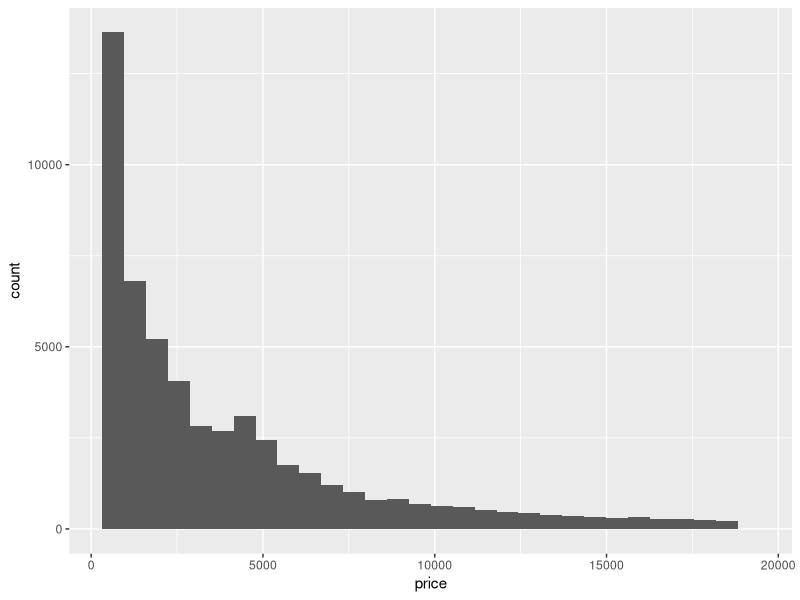
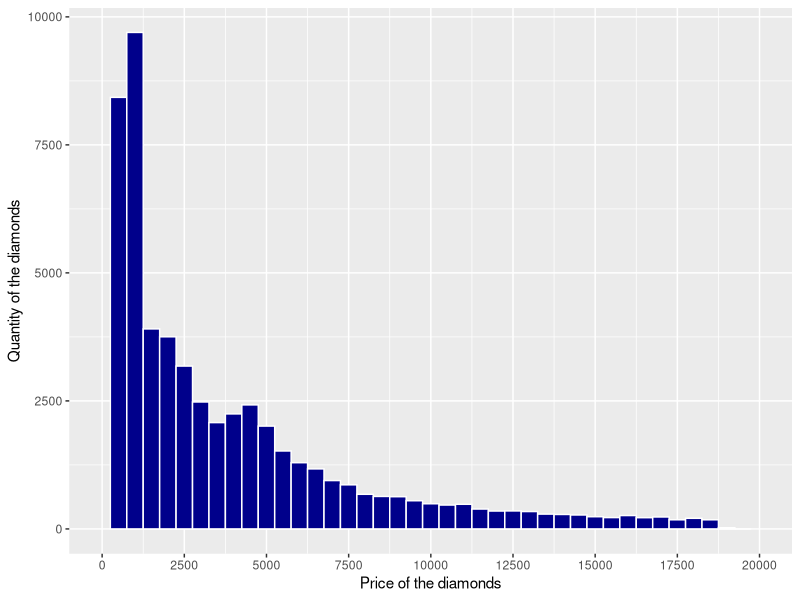
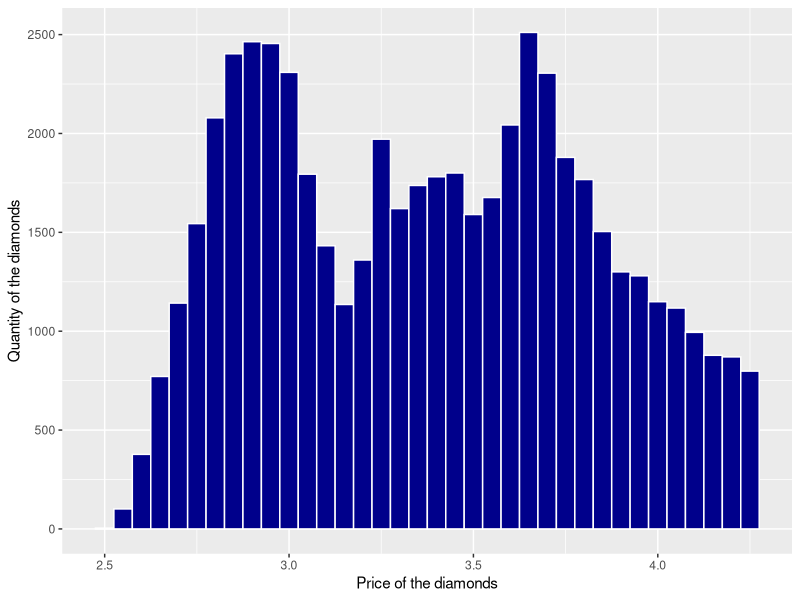
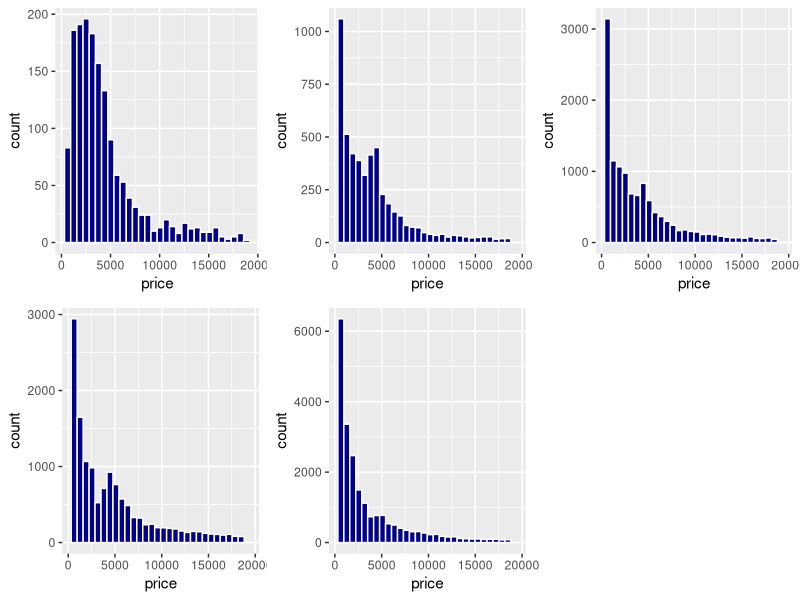
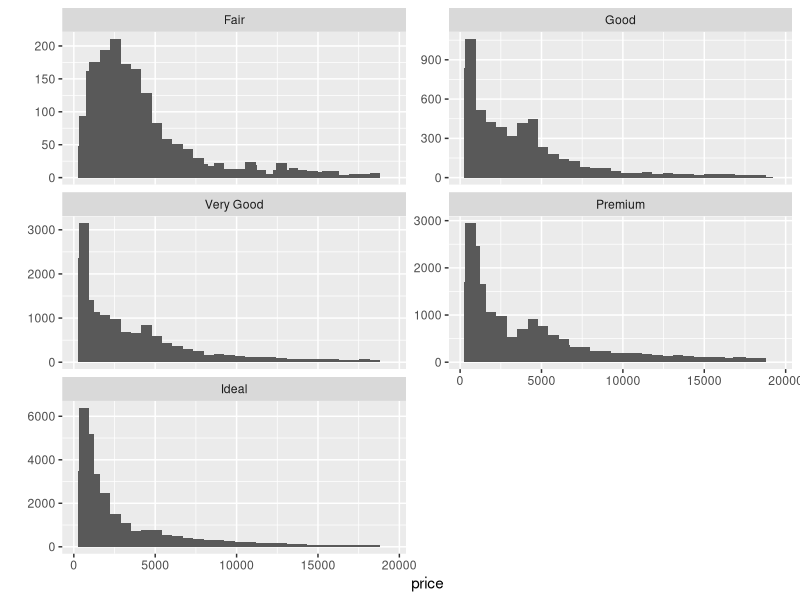
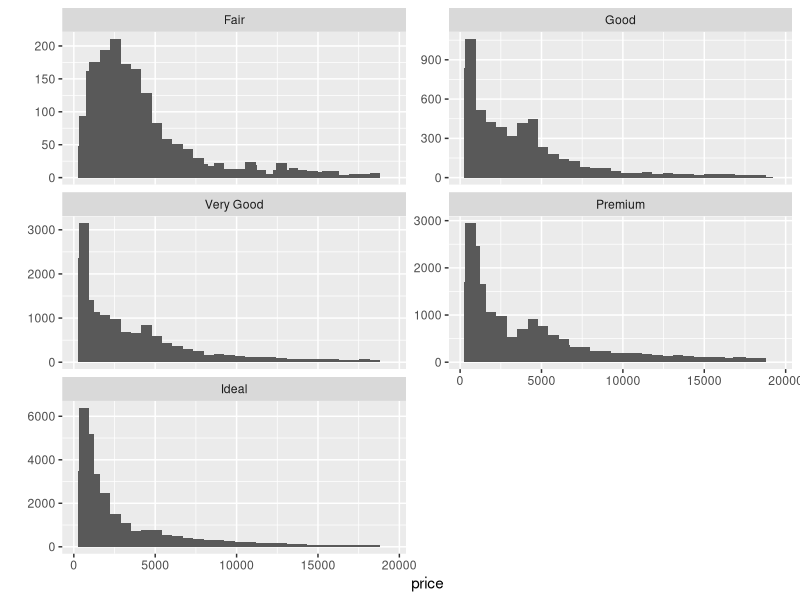
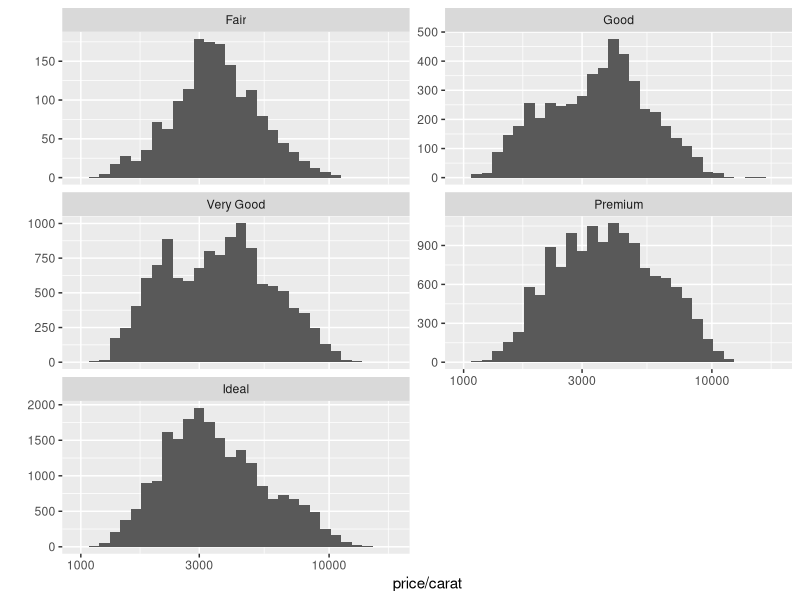
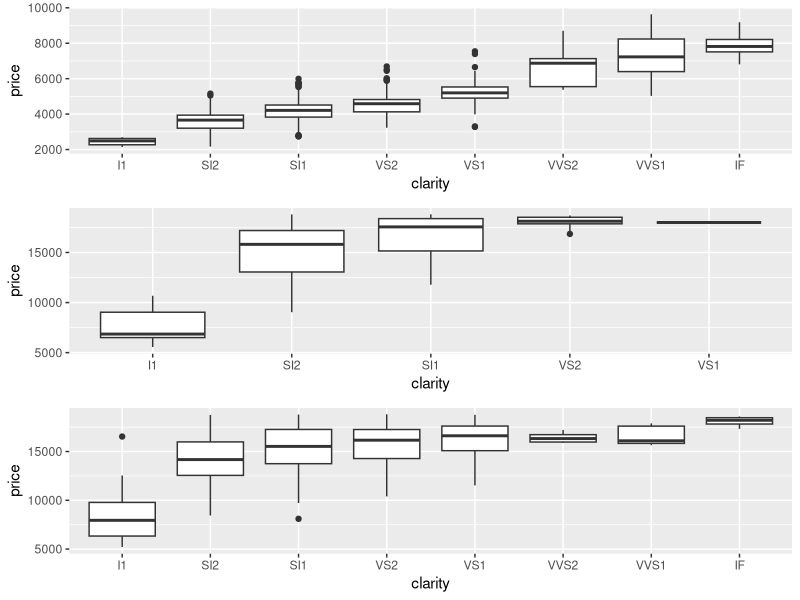

The R source for these figures, in order:
## ---- chunk 1
# Load ggplot2 and diamonds data set 
library(ggplot2)
data(diamonds)

# Checking variables and main parameters
summary(diamonds)
names(diamonds)
## ---- chunk 2
# Histogram of the price of all the diamonds in the diamond data set.
ggplot(data = diamonds, aes(x = price)) + 
	geom_histogram()
## ---- chunk 3
#how many diamonds cost less than 500$?
nrow(subset(diamonds, price < 500))

#how many diamonds cost less than 250$?
nrow(subset(diamonds, price < 250))

#how many diamonds cost 15 000$ or more?
nrow(subset(diamonds, price >= 15000))

## ---- chunk 4
#some manipulations with x axis
ggplot(data = diamonds, aes(x = price)) +
  geom_histogram(color = "white", fill = "darkblue", binwidth = 500) +
  scale_x_continuous(limits = c(0, 20000), breaks = seq(0, 20000, 2500)) + 
  xlab("Price of the diamonds") + 
  ylab("Quantity of the diamonds")

#looks like two patterns of normal distribution
ggplot(data = diamonds, aes(x = log10(price))) +
  geom_histogram(color = "white", fill = "darkblue", binwidth = 0.05) + 
  xlab("Price of the diamonds") + 
  ylab("Quantity of the diamonds")

## ---- chunk 5
library(gridExtra)
levels(diamonds$cut)

pbc1 <- ggplot(data = subset(diamonds, cut == "Fair"), aes(x = price)) +
          geom_histogram(color = "white", fill = "darkblue")  

pbc2 <- ggplot(data = subset(diamonds, cut == "Good"), aes(x = price)) +
          geom_histogram(color = "white", fill = "darkblue")

pbc3 <- ggplot(data = subset(diamonds, cut == "Very Good"), aes(x = price)) +
          geom_histogram(color = "white", fill = "darkblue")

pbc4 <- ggplot(data = subset(diamonds, cut == "Premium"), aes(x = price)) +
          geom_histogram(color = "white", fill = "darkblue")

pbc5 <- ggplot(data = subset(diamonds, cut == "Ideal"), aes(x = price)) +
          geom_histogram(color = "white", fill = "darkblue")

grid.arrange(pbc1, pbc2, pbc3, pbc4, pbc5, ncol = 3)

#more direct approach
qplot(x = price, data=diamonds, binwidth = 500) +
  geom_histogram() +
  facet_wrap(~cut, ncol=2, scales="free_y")
## ---- chunk 6
#Which cut has the highest priced diamond?
by(diamonds$price, diamonds$cut, max)

#Which cut has the lowest priced diamond?
by(diamonds$price, diamonds$cut, min)

#Which cut has the lowest median price?
by(diamonds$price, diamonds$cut, median)

## ---- chunk 7
qplot(x = price, data=diamonds, binwidth = 500) +
  geom_histogram() +
  facet_wrap(~cut, ncol=2, scales="free_y")
## ---- chunk 8
qplot(x = price/carat, data=diamonds) +
  geom_histogram() +
  facet_wrap(~cut, ncol=2, scales="free_y") +
  scale_x_log10()
## ---- chunk 9
#Clarity by price
uniform <- subset(diamonds, (color == "D" | color =="E")  & carat < 1 & carat > 0.8)
uniform2 <- subset(diamonds, (color == "F" | color =="G")  & carat < 2.2 & carat > 1.8)
uniform3 <- subset(diamonds, (color == "H" | color =="I" | color == "J") &   carat < 3.5 & carat > 2)
p1 <- qplot(x=clarity, y=price, data = uniform, geom ='boxplot')
p2 <- qplot(x=clarity, y=price, data = uniform2, geom ='boxplot')
p3 <- qplot(x=clarity, y=price, data = uniform3, geom ='boxplot')
grid.arrange(p1,p2, p3, ncol =1)

#Color by price
qplot(x = color, y = price, data = diamonds,
      binwidth = 50,
       geom = 'boxplot',
       xlab = 'Diamond color',
       fill = color) +
     scale_y_continuous( breaks = seq(0,8000,500)) +
     coord_cartesian(ylim = c(0,8000))

#Price by cut
qplot(x=cut, y=price, data=diamonds, geom="boxplot", fill=cut) +
  coord_cartesian(ylim=c(0, 10000)) +
  theme(legend.position="None")

## ---- chunk 10
by(diamonds$price, diamonds$color, summary)
by(diamonds$price, diamonds$color, IQR)
## ---- chunk 11
qplot(data=diamonds, x=color, y=price/carat) +
  geom_boxplot(fill="darkgrey") +
  coord_cartesian(ylim=c(2000,6000)) +
  xlab('Color of diamonds') + ylab('Price/Carat relation of the diamonds') +
  ggtitle('Middle 50% of the price distributions from the best to the worst colors of diamonds')

uniform <- subset(diamonds,cut == "Ideal" & clarity == "IF" & carat < 1.2 & carat > 0.8)
qplot(data=uniform, x=color, y=price/carat) +
  geom_boxplot(fill="darkgrey")

## ---- chunk 12
qplot(data = diamonds, x = carat, 
      binwidth = 0.1,
      color = I('black'),
      fill = I('darkgrey')) + 
  scale_x_continuous(limits = c(0,6), breaks = seq(0,6,0.1)) +
  geom_abline(intercept = 2000, slope = 0, color = 'red', size = 1, lty = 'dashed')
## ---- chunk 13

## ---- chunk 14

